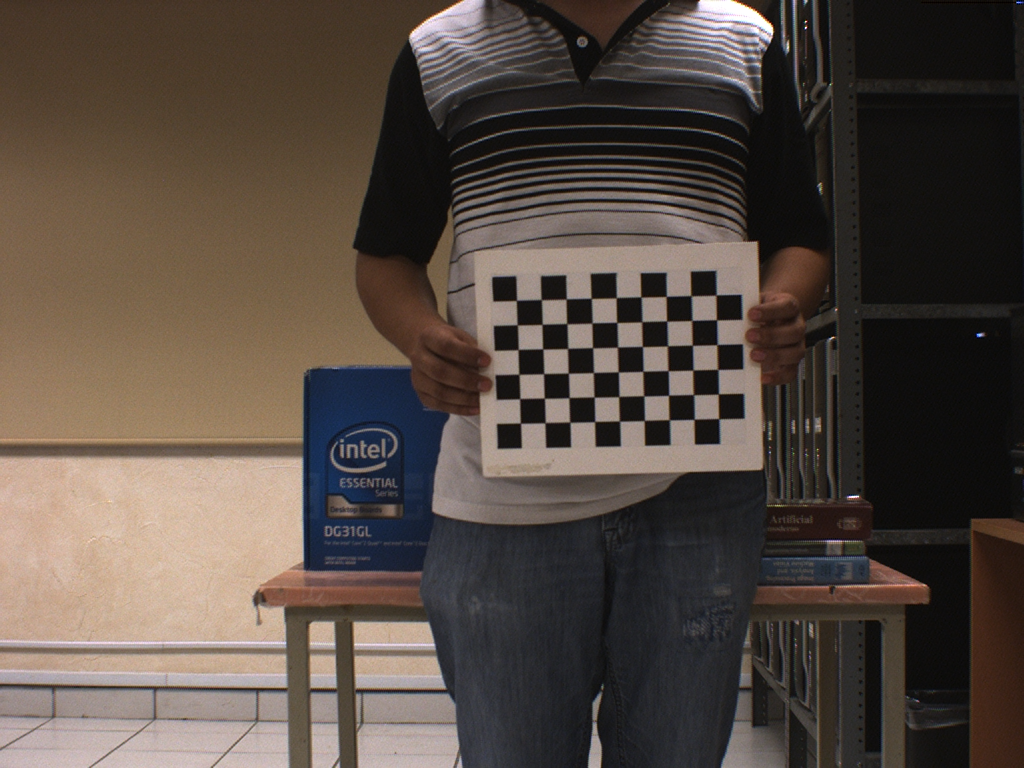
#> input picture Vision_estereo_proyecto_final/left01.ppm, 1024 x 768 px; its folder holds 6 pictures in this run
$ python calibrate_A6.py   (older library calls are emulated)
#> lines starting #> are read from the running program, lines starting #| are printed output that depends on the picture
### Vision_estereo_proyecto_final/common.py
#!/usr/bin/env python

'''
This module contains some common routines used by other samples.
'''

# Python 2/3 compatibility
from __future__ import print_function
import sys
PY3 = sys.version_info[0] == 3

if PY3:
    from functools import reduce

import numpy as np
import cv2

# built-in modules
import os
import itertools as it
from contextlib import contextmanager

image_extensions = ['.bmp', '.jpg', '.jpeg', '.png', '.tif', '.tiff', '.pbm', '.pgm', '.ppm']

class Bunch(object):
    def __init__(self, **kw):
        self.__dict__.update(kw)
    def __str__(self):
        return str(self.__dict__)

def splitfn(fn):
    path, fn = os.path.split(fn)
    name, ext = os.path.splitext(fn)
    return path, name, ext

def anorm2(a):
    return (a*a).sum(-1)
def anorm(a):
    return np.sqrt( anorm2(a) )

# [44 lines left out: functions homotrans, to_rect, rect2rect_mtx, lookat, mtx2rvec, draw_str, not called in this run]

class Sketcher:
    # [8 lines left out: function __init__, not called in this run]

    def show(self):
        cv2.imshow(self.windowname, self.dests[0])

    # [13 lines left out: function on_mouse, not called in this run]


# palette data from matplotlib/_cm.py
_jet_data =   {'red':   ((0., 0, 0), (0.35, 0, 0), (0.66, 1, 1), (0.89,1, 1),
                         (1, 0.5, 0.5)),
               'green': ((0., 0, 0), (0.125,0, 0), (0.375,1, 1), (0.64,1, 1),
                         (0.91,0,0), (1, 0, 0)),
               'blue':  ((0., 0.5, 0.5), (0.11, 1, 1), (0.34, 1, 1), (0.65,0, 0),
                         (1, 0, 0))}

cmap_data = { 'jet' : _jet_data }

# [14 lines left out: function make_cmap, not called in this run]

def nothing(*arg, **kw):
    pass

def clock():
    return cv2.getTickCount() / cv2.getTickFrequency()

# [8 lines left out: function Timer, not called in this run]

class StatValue:
    def __init__(self, smooth_coef = 0.5):
        self.value = None
        self.smooth_coef = smooth_coef
    # [6 lines left out: function update, not called in this run]

class RectSelector:
    # [31 lines left out: functions __init__, onmouse, draw, not called in this run]
    @property
    def dragging(self):
        return self.drag_rect is not None


# [24 lines left out: functions grouper, mosaic, not called in this run]

def getsize(img):
    h, w = img.shape[:2]
    return w, h

def mdot(*args):
    return reduce(np.dot, args)

# [4 lines left out: function draw_keypoints, not called in this run]

### Vision_estereo_proyecto_final/calibrate_A6.py
#!/usr/bin/env python


from __future__ import print_function
import numpy as np
import cv2
import os
import sys
import getopt
from glob import glob
from common import splitfn

############################################################################################
############################################################################################

ply_header = '''ply
format ascii 1.0
element vertex %(vert_num)d
property float x
property float y
property float z
property uchar red
property uchar green
property uchar blue
end_header
'''

def write_ply(fn, verts, colors):
    verts = verts.reshape(-1, 3)
    colors = colors.reshape(-1, 3)
    verts = np.hstack([verts, colors])
    with open(fn, 'wb') as f:
        f.write((ply_header % dict(vert_num=len(verts))).encode('utf-8'))
        np.savetxt(f, verts, fmt='%f %f %f %d %d %d ')

######Deteccion puntos camara 1##################################################################
############################################################################################

img_mask = './left*.ppm'  # default
img_names = glob(img_mask)

debug_dir = './output/'
if not os.path.isdir(debug_dir):
    os.mkdir(debug_dir)
square_size = float(1.0)

pattern_size = (9, 6)
pattern_points = np.zeros((np.prod(pattern_size), 3), np.float32)
pattern_points[:, :2] = np.indices(pattern_size).T.reshape(-1, 2)
pattern_points *= square_size

obj_points = []
img_points = []
h, w = 0, 0
img_names_undistort = []
for fn in img_names:
    print('processing %s... ' % fn, end='')
    img = cv2.imread(fn, 0)
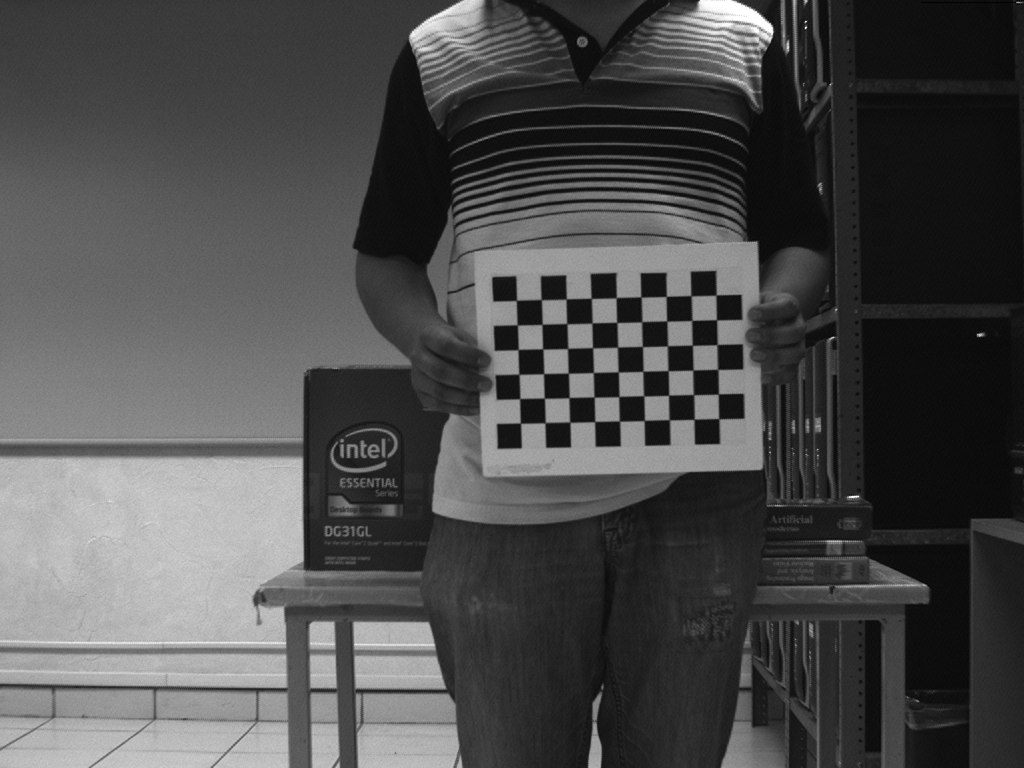
#> img: shape (768, 1024); min 0, max 255, mean 76.8
    if img is None:
        print("Failed to load", fn)
        continue

    h, w = img.shape[:2]
#> h = 768; w = 1024
    found, corners = cv2.findChessboardCorners(img, pattern_size)
#> found = True; corners = 54 rows, first 8: [516.4, 300.5], [541.4, 299.7], [566.2, 299], [591.2, 298.4], [616.3, 297.8], [640.7, 297], [666.3, 296.4], [691.1, 295.7]

    if found:
        term = (cv2.TERM_CRITERIA_EPS + cv2.TERM_CRITERIA_COUNT, 30, 0.1)
        cv2.cornerSubPix(img, corners, (5, 5), (-1, -1), term)
        img=cv2.cvtColor(img, cv2.COLOR_GRAY2BGR)
#> img: shape (768, 1024, 3)
        cv2.drawChessboardCorners(img, pattern_size, corners, found)
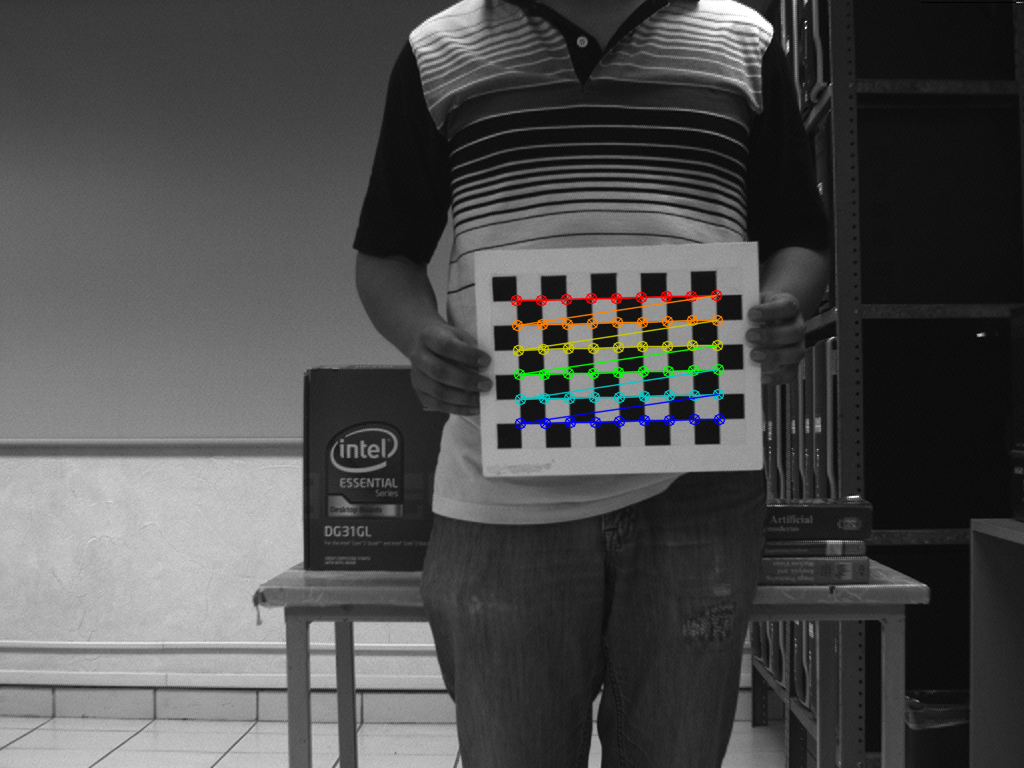
#> img: shape (768, 1024, 3); mean B, G, R 76.8, 77.2, 77
        path, name, ext = splitfn(fn)
        outfile = debug_dir + 'points' + name + '.jpg'
        cv2.imwrite(outfile, img)
        if found:
            img_names_undistort.append(outfile)


    img_points.append(corners.reshape(-1, 2))
    obj_points.append(pattern_points)
#> pass 2 of the loop `for fn in img_names:`:
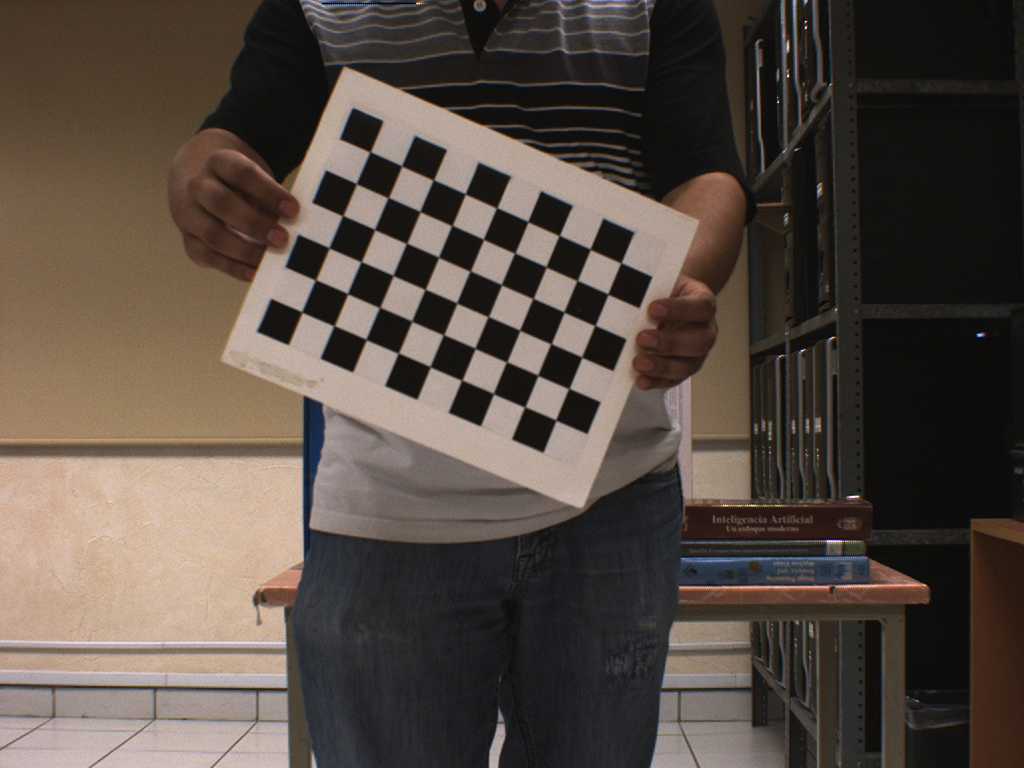
#> input picture Vision_estereo_proyecto_final/left02.ppm, 1024 x 768 px
#> `img = cv2.imread(fn, 0)`:
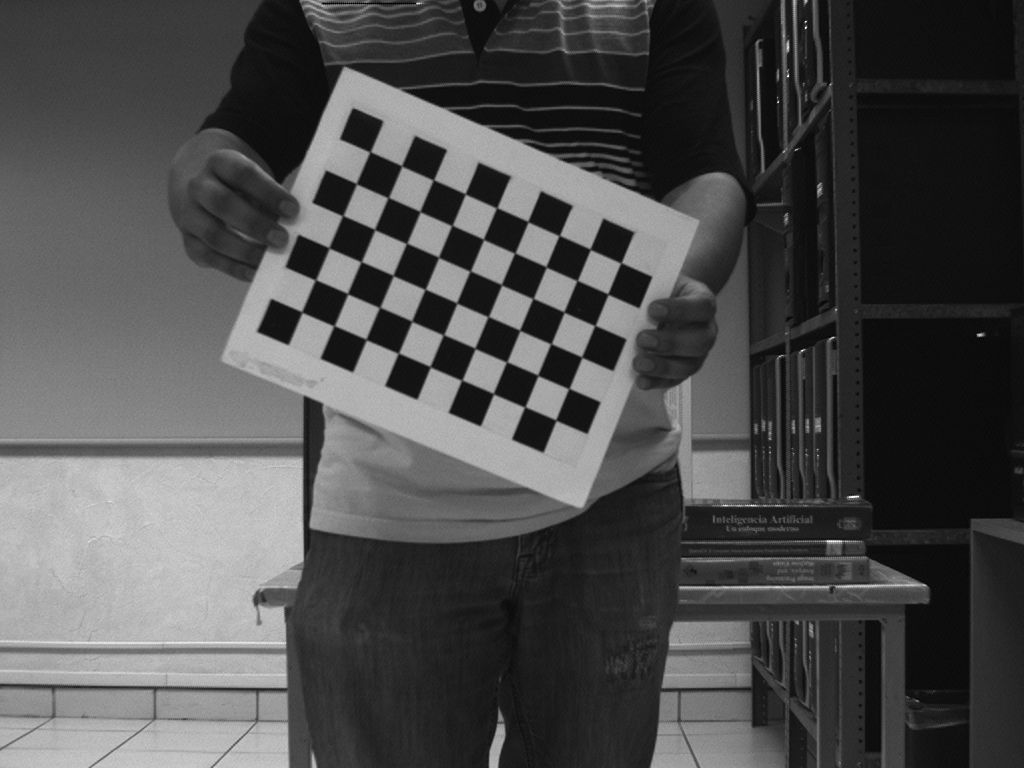
#> img: shape (768, 1024); min 0, max 255, mean 77.2
#> corners = 54 rows, first 8: [370.1, 151.7], [401.7, 165.9], [433.5, 179.8], [465.4, 193.9], [496.7, 207.8], [527.9, 221.8], [559.4, 235.4], [590.1, 249.3]
#> `cv2.drawChessboardCorners(img, pattern_size, corners, found)`:
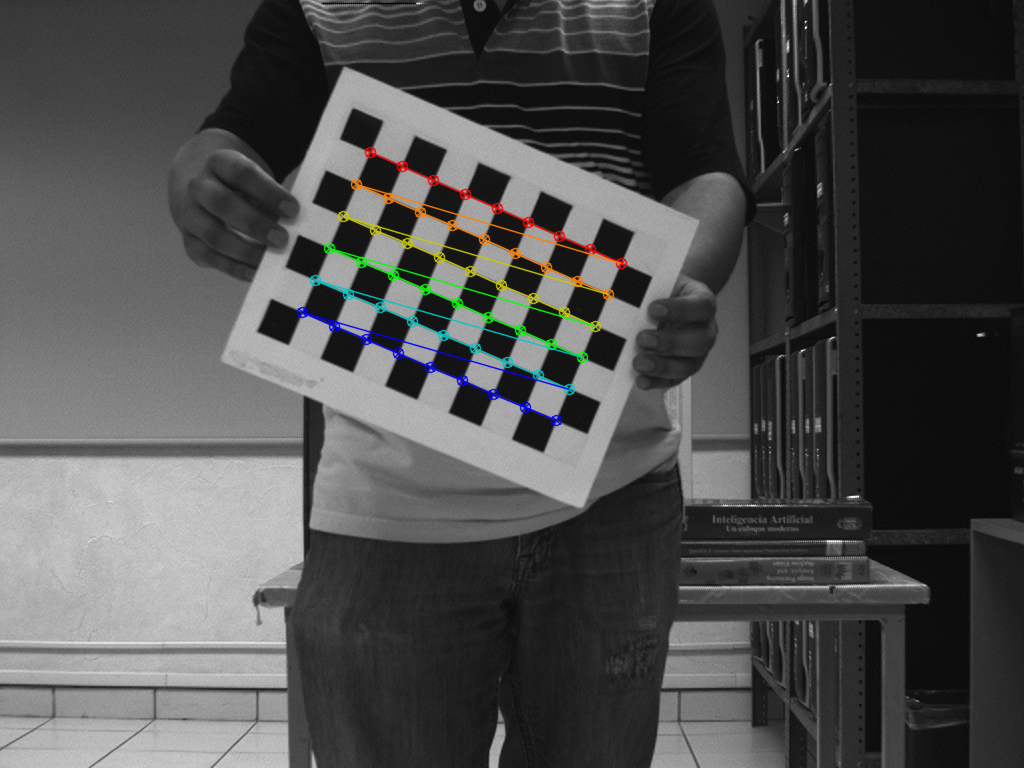
#> img: shape (768, 1024, 3); mean B, G, R 77.1, 77.6, 77.4
#> pass 3 of the loop `for fn in img_names:`:
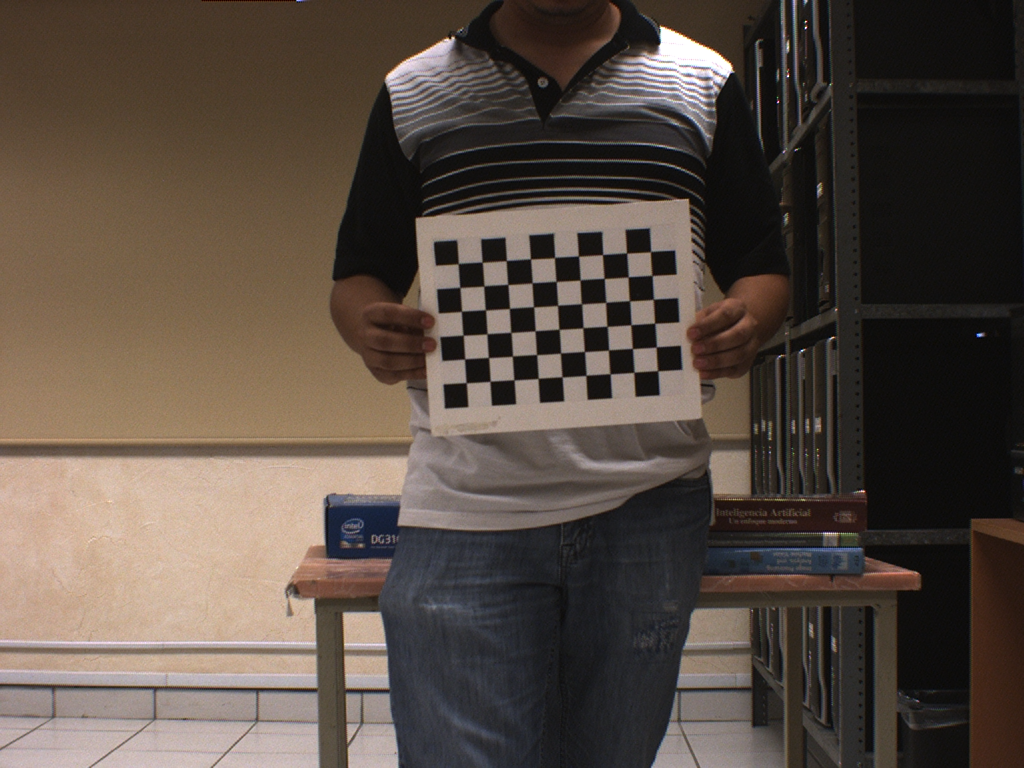
#> input picture Vision_estereo_proyecto_final/left04.ppm, 1024 x 768 px
#> `img = cv2.imread(fn, 0)`:
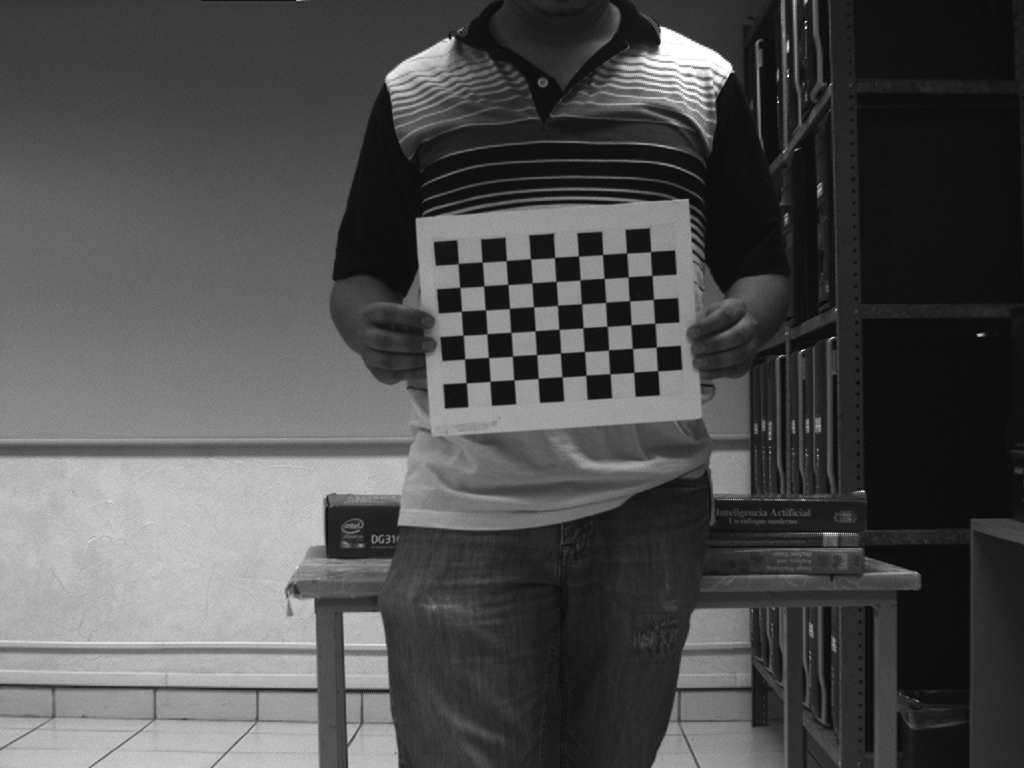
#> img: shape (768, 1024); min 1, max 255, mean 78.2
#> corners = 54 rows, first 8: [458.1, 263.6], [482.2, 262.4], [506.2, 260.7], [530.5, 258.9], [554.5, 257.6], [578.5, 256.1], [602.5, 254.6], [626.6, 253.1]
#> `cv2.drawChessboardCorners(img, pattern_size, corners, found)`:
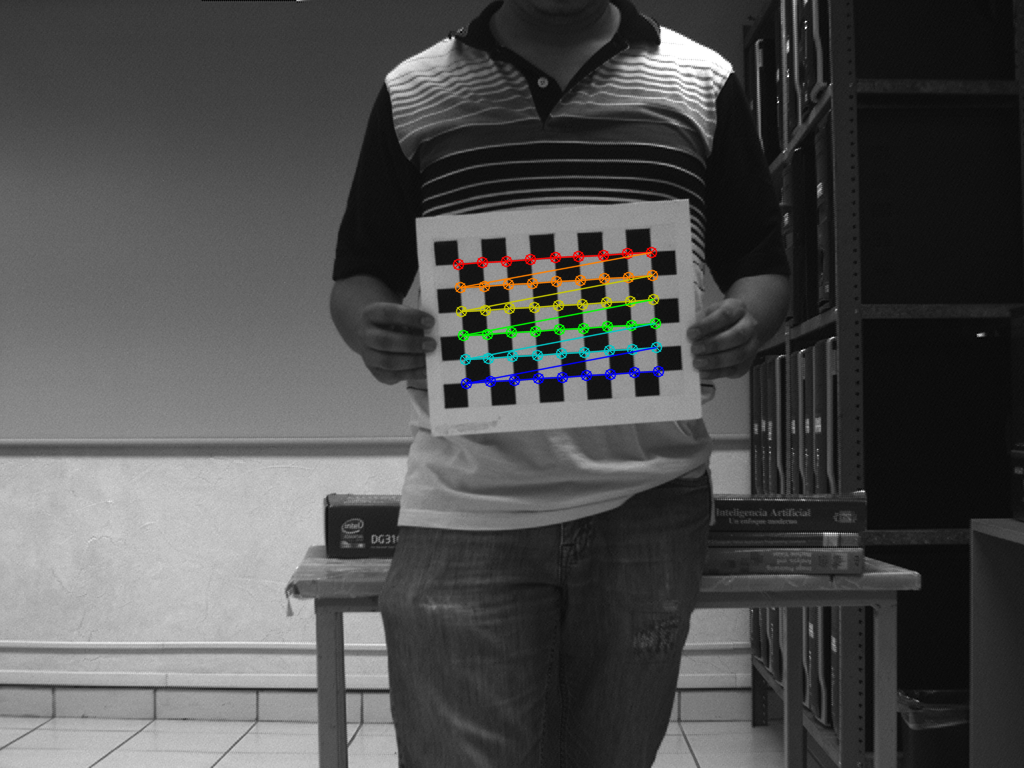
#> img: shape (768, 1024, 3); mean B, G, R 78.2, 78.6, 78.4
#> the loop made 4 passes; the first 3 are shown

#####Deteccion puntos camara 2###################################################################
############################################################################################

img_mask2 = './right*.ppm'  # default
#> img_mask2 = './right*.ppm'
img_names2 = glob(img_mask2)
#> img_names2 = []
debug_dir2 = './output/'
if not os.path.isdir(debug_dir2):
    os.mkdir(debug_dir2)
square_size2 = float(1.0)

pattern_size2 = (9, 6)
pattern_points2 = np.zeros((np.prod(pattern_size2), 3), np.float32)
pattern_points2[:, :2] = np.indices(pattern_size2).T.reshape(-1, 2)
pattern_points2 *= square_size2

obj_points2 = []
img_points2 = []
h2, w2 = 0, 0
img_names_undistort2 = []
for fn2 in img_names2:
    print('processing %s... ' % fn2, end='')
    img2 = cv2.imread(fn2, 0)
    if img2 is None:
        print("Failed to load", fn2)
        continue

    h2, w2 = img.shape[:2]
    found2, corners2 = cv2.findChessboardCorners(img2, pattern_size2)
    if found2:
        term2 = (cv2.TERM_CRITERIA_EPS + cv2.TERM_CRITERIA_COUNT, 30, 0.1)
        cv2.cornerSubPix(img2, corners2, (5, 5), (-1, -1), term2)
        img2=cv2.cvtColor(img2, cv2.COLOR_GRAY2BGR)
        cv2.drawChessboardCorners(img2, pattern_size, corners2, found)
        path, name, ext = splitfn(fn2)
        outfile = debug_dir + 'points' + name + '.jpg'
        cv2.imwrite(outfile, img2)
        if found:
            img_names_undistort2.append(outfile)

    img_points2.append(corners2.reshape(-1, 2))
    obj_points2.append(pattern_points2)


############################################################################################
############################################################################################

#Se obtiene la matriz de cada camara (parametros intrinsecos)

camera_matrix1=cv2.initCameraMatrix2D(obj_points,img_points,(w,h))
#> (the run stopped early here; a loop or call above may not have finished)
